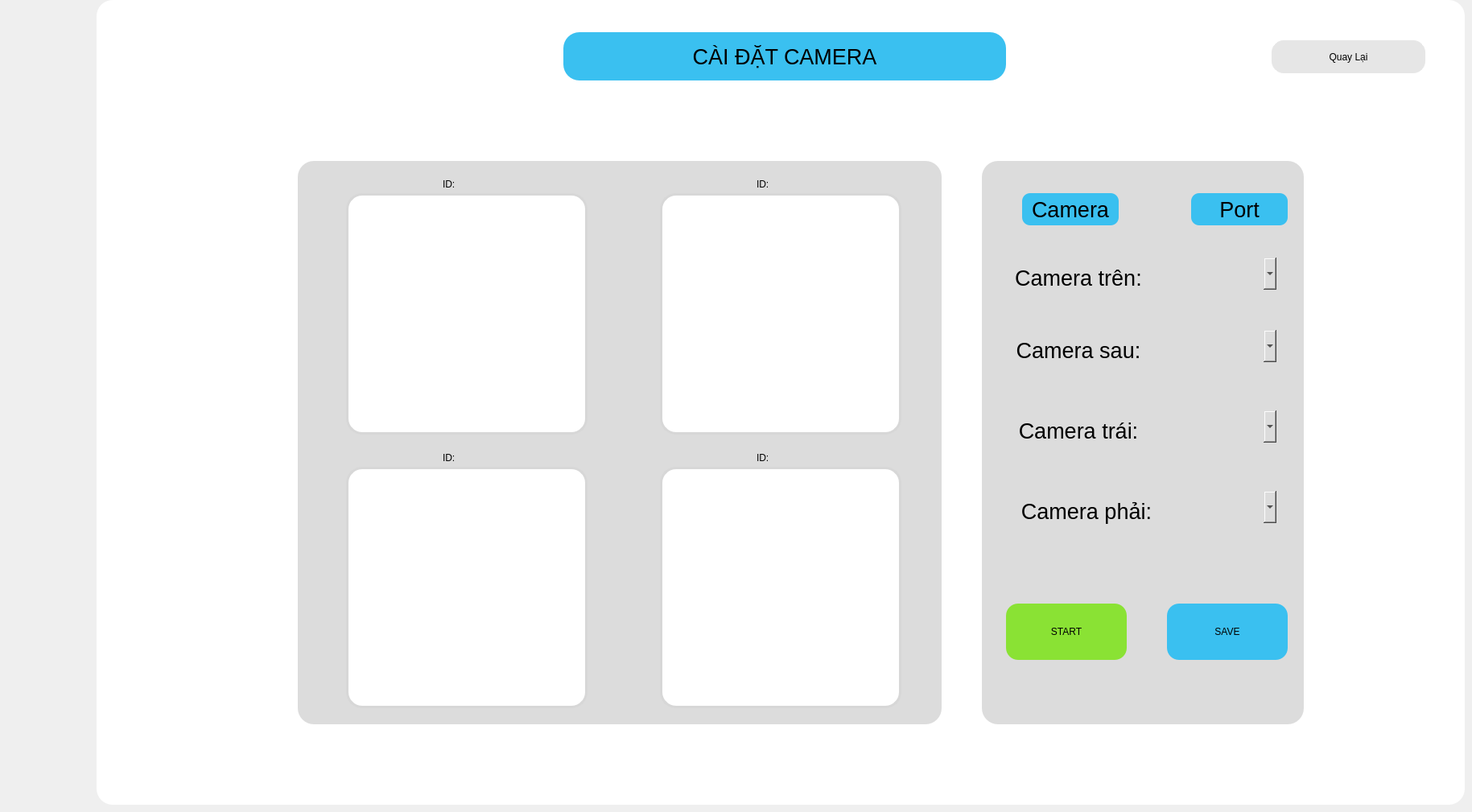
    <widget class="QWidget" name="page_setup_cam">
     <widget class="QFrame" name="frame_7">
      <property name="geometry">
       <rect>
        <x>120</x>
        <y>0</y>
        <width>1700</width>
        <height>1000</height>
       </rect>
      </property>
      <property name="styleSheet">
       <string notr="true">background-color: rgb(255, 255, 255);
  border-radius: 20px;</string>
      </property>
      <property name="frameShape">
       <enum>QFrame::StyledPanel</enum>
      </property>
      <property name="frameShadow">
       <enum>QFrame::Raised</enum>
      </property>
      <widget class="QLabel" name="label_caidat_cam">
       <property name="geometry">
        <rect>
         <x>580</x>
         <y>40</y>
         <width>550</width>
         <height>60</height>
        </rect>
       </property>
       <property name="maximumSize">
        <size>
         <width>800</width>
         <height>200</height>
        </size>
       </property>
       <property name="sizeIncrement">
        <size>
         <width>800</width>
         <height>200</height>
        </size>
       </property>
       <property name="font">
        <font>
         <pointsize>20</pointsize>
         <weight>50</weight>
         <bold>false</bold>
        </font>
       </property>
       <property name="styleSheet">
        <string notr="true">
background-color: rgb(58,192,240);
border-radius: 20px;
</string>
       </property>
       <property name="text">
        <string>CÀI ĐẶT CAMERA</string>
       </property>
       <property name="alignment">
        <set>Qt::AlignCenter</set>
       </property>
      </widget>
      <widget class="QFrame" name="frame_38">
       <property name="geometry">
        <rect>
         <x>250</x>
         <y>200</y>
         <width>800</width>
         <height>700</height>
        </rect>
       </property>
       <property name="styleSheet">
        <string notr="true">background-color: rgb(220, 220, 220);</string>
       </property>
       <property name="frameShape">
        <enum>QFrame::StyledPanel</enum>
       </property>
       <property name="frameShadow">
        <enum>QFrame::Raised</enum>
       </property>
       <widget class="QLabel" name="lable_id_0">
        <property name="geometry">
         <rect>
          <x>180</x>
          <y>20</y>
          <width>120</width>
          <height>17</height>
         </rect>
        </property>
        <property name="styleSheet">
         <string notr="true">
font: 75 14pt &quot;MS Shell Dlg 2&quot;;</string>
        </property>
        <property name="text">
         <string>ID: </string>
        </property>
       </widget>
       <widget class="QLabel" name="lable_id_2">
        <property name="geometry">
         <rect>
          <x>570</x>
          <y>20</y>
          <width>120</width>
          <height>17</height>
         </rect>
        </property>
        <property name="styleSheet">
         <string notr="true">
font: 75 14pt &quot;MS Shell Dlg 2&quot;;</string>
        </property>
        <property name="text">
         <string>ID: </string>
        </property>
       </widget>
       <widget class="QLabel" name="lable_id_4">
        <property name="geometry">
         <rect>
          <x>180</x>
          <y>360</y>
          <width>120</width>
          <height>17</height>
         </rect>
        </property>
        <property name="styleSheet">
         <string notr="true">
font: 75 14pt &quot;MS Shell Dlg 2&quot;;</string>
        </property>
        <property name="text">
         <string>ID: </string>
        </property>
       </widget>
       <widget class="QLabel" name="lable_id_6">
        <property name="geometry">
         <rect>
          <x>570</x>
          <y>360</y>
          <width>120</width>
          <height>17</height>
         </rect>
        </property>
        <property name="styleSheet">
         <string notr="true">
font: 75 14pt &quot;MS Shell Dlg 2&quot;;</string>
        </property>
        <property name="text">
         <string>ID: </string>
        </property>
       </widget>
       <widget class="QLabel" name="chua_camera_0">
        <property name="geometry">
         <rect>
          <x>60</x>
          <y>40</y>
          <width>300</width>
          <height>300</height>
         </rect>
        </property>
        <property name="minimumSize">
         <size>
          <width>200</width>
          <height>200</height>
         </size>
        </property>
        <property name="maximumSize">
         <size>
          <width>900</width>
          <height>900</height>
         </size>
        </property>
        <property name="styleSheet">
         <string notr="true">border: 3px solid rgb(215, 215, 215);
background-color: rgb(255, 255, 255);
</string>
        </property>
        <property name="text">
         <string/>
        </property>
       </widget>
       <widget class="QLabel" name="chua_camera_2">
        <property name="geometry">
         <rect>
          <x>450</x>
          <y>40</y>
          <width>300</width>
          <height>300</height>
         </rect>
        </property>
        <property name="minimumSize">
         <size>
          <width>200</width>
          <height>200</height>
         </size>
        </property>
        <property name="maximumSize">
         <size>
          <width>900</width>
          <height>900</height>
         </size>
        </property>
        <property name="styleSheet">
         <string notr="true">border: 3px solid rgb(215, 215, 215);
background-color: rgb(255, 255, 255);
</string>
        </property>
        <property name="text">
         <string/>
        </property>
       </widget>
       <widget class="QLabel" name="chua_camera_4">
        <property name="geometry">
         <rect>
          <x>60</x>
          <y>380</y>
          <width>300</width>
          <height>300</height>
         </rect>
        </property>
        <property name="minimumSize">
         <size>
          <width>200</width>
          <height>200</height>
         </size>
        </property>
        <property name="maximumSize">
         <size>
          <width>900</width>
          <height>900</height>
         </size>
        </property>
        <property name="styleSheet">
         <string notr="true">border: 3px solid rgb(215, 215, 215);
background-color: rgb(255, 255, 255);
</string>
        </property>
        <property name="text">
         <string/>
        </property>
       </widget>
       <widget class="QLabel" name="chua_camera_6">
        <property name="geometry">
         <rect>
          <x>450</x>
          <y>380</y>
          <width>300</width>
          <height>300</height>
         </rect>
        </property>
        <property name="minimumSize">
         <size>
          <width>200</width>
          <height>200</height>
         </size>
        </property>
        <property name="maximumSize">
         <size>
          <width>900</width>
          <height>900</height>
         </size>
        </property>
        <property name="styleSheet">
         <string notr="true">border: 3px solid rgb(215, 215, 215);
background-color: rgb(255, 255, 255);
</string>
        </property>
        <property name="text">
         <string/>
        </property>
       </widget>
      </widget>
      <widget class="QFrame" name="frame_42">
       <property name="geometry">
        <rect>
         <x>1100</x>
         <y>200</y>
         <width>400</width>
         <height>700</height>
        </rect>
       </property>
       <property name="styleSheet">
        <string notr="true">background-color: rgb(220, 220, 220);</string>
       </property>
       <property name="frameShape">
        <enum>QFrame::StyledPanel</enum>
       </property>
       <property name="frameShadow">
        <enum>QFrame::Raised</enum>
       </property>
       <widget class="QPushButton" name="btn_save_id_camera">
        <property name="geometry">
         <rect>
          <x>230</x>
          <y>550</y>
          <width>150</width>
          <height>70</height>
         </rect>
        </property>
        <property name="styleSheet">
         <string notr="true">QPushButton#btn_save_id_camera{
 
	border-radius: 15px;
	background-color: rgb(58,192,240);
	font: 75 17pt &quot;MS Shell Dlg 2&quot;;
	
}

QPushButton#btn_save_id_camera:pressed{
padding-left :3px;
padding-top :3px;
border-radius: 15px;
font: 75 17pt &quot;MS Shell Dlg 2&quot;;

	background-color: rgb(0, 255, 0);
}
</string>
        </property>
        <property name="text">
         <string>SAVE</string>
        </property>
       </widget>
       <widget class="QPushButton" name="btn_start_setupcamera">
        <property name="geometry">
         <rect>
          <x>30</x>
          <y>550</y>
          <width>150</width>
          <height>70</height>
         </rect>
        </property>
        <property name="styleSheet">
         <string notr="true">QPushButton#btn_start_setupcamera{
 
	border-radius: 15px;
	
	
	background-color: rgb(138, 226, 52);
	font: 75 17pt &quot;MS Shell Dlg 2&quot;;
	
}

QPushButton#btn_start_setupcamera:pressed{
padding-left :3px;
padding-top :3px;
border-radius: 15px;
font: 75 17pt &quot;MS Shell Dlg 2&quot;;

	background-color: rgb(0, 255, 0);
}
</string>
        </property>
        <property name="text">
         <string>START</string>
        </property>
       </widget>
       <widget class="QLabel" name="label_chonchedo_9">
        <property name="geometry">
         <rect>
          <x>20</x>
          <y>310</y>
          <width>200</width>
          <height>50</height>
         </rect>
        </property>
        <property name="maximumSize">
         <size>
          <width>800</width>
          <height>200</height>
         </size>
        </property>
        <property name="sizeIncrement">
         <size>
          <width>800</width>
          <height>200</height>
         </size>
        </property>
        <property name="font">
         <font>
          <pointsize>20</pointsize>
          <weight>50</weight>
          <bold>false</bold>
         </font>
        </property>
        <property name="styleSheet">
         <string notr="true"/>
        </property>
        <property name="text">
         <string>Camera trái:</string>
        </property>
        <property name="alignment">
         <set>Qt::AlignCenter</set>
        </property>
       </widget>
       <widget class="QLabel" name="label_chonchedo_10">
        <property name="geometry">
         <rect>
          <x>20</x>
          <y>120</y>
          <width>200</width>
          <height>50</height>
         </rect>
        </property>
        <property name="maximumSize">
         <size>
          <width>800</width>
          <height>200</height>
         </size>
        </property>
        <property name="sizeIncrement">
         <size>
          <width>800</width>
          <height>200</height>
         </size>
        </property>
        <property name="font">
         <font>
          <pointsize>20</pointsize>
          <weight>50</weight>
          <bold>false</bold>
         </font>
        </property>
        <property name="styleSheet">
         <string notr="true"/>
        </property>
        <property name="text">
         <string>Camera trên:</string>
        </property>
        <property name="alignment">
         <set>Qt::AlignCenter</set>
        </property>
       </widget>
       <widget class="QLabel" name="label_chonchedo_11">
        <property name="geometry">
         <rect>
          <x>20</x>
          <y>210</y>
          <width>200</width>
          <height>50</height>
         </rect>
        </property>
        <property name="maximumSize">
         <size>
          <width>800</width>
          <height>200</height>
         </size>
        </property>
        <property name="sizeIncrement">
         <size>
          <width>800</width>
          <height>200</height>
         </size>
        </property>
        <property name="font">
         <font>
          <pointsize>20</pointsize>
          <weight>50</weight>
          <bold>false</bold>
         </font>
        </property>
        <property name="styleSheet">
         <string notr="true"/>
        </property>
        <property name="text">
         <string>Camera sau:</string>
        </property>
        <property name="alignment">
         <set>Qt::AlignCenter</set>
        </property>
       </widget>
       <widget class="QLabel" name="label_chonchedo_12">
        <property name="geometry">
         <rect>
          <x>30</x>
          <y>410</y>
          <width>200</width>
          <height>50</height>
         </rect>
        </property>
        <property name="maximumSize">
         <size>
          <width>800</width>
          <height>200</height>
         </size>
        </property>
        <property name="sizeIncrement">
         <size>
          <width>800</width>
          <height>200</height>
         </size>
        </property>
        <property name="font">
         <font>
          <pointsize>20</pointsize>
          <weight>50</weight>
          <bold>false</bold>
         </font>
        </property>
        <property name="styleSheet">
         <string notr="true"/>
        </property>
        <property name="text">
         <string>Camera phải:</string>
        </property>
        <property name="alignment">
         <set>Qt::AlignCenter</set>
        </property>
       </widget>
       <widget class="QLabel" name="label_chonchedo_13">
        <property name="geometry">
         <rect>
          <x>50</x>
          <y>40</y>
          <width>120</width>
          <height>40</height>
         </rect>
        </property>
        <property name="maximumSize">
         <size>
          <width>800</width>
          <height>200</height>
         </size>
        </property>
        <property name="sizeIncrement">
         <size>
          <width>800</width>
          <height>200</height>
         </size>
        </property>
        <property name="font">
         <font>
          <pointsize>20</pointsize>
          <weight>50</weight>
          <bold>false</bold>
         </font>
        </property>
        <property name="styleSheet">
         <string notr="true">
background-color: rgb(58,192,240);
border-radius: 10px;</string>
        </property>
        <property name="text">
         <string>Camera</string>
        </property>
        <property name="alignment">
         <set>Qt::AlignCenter</set>
        </property>
       </widget>
       <widget class="QLabel" name="label_chonchedo_14">
        <property name="geometry">
         <rect>
          <x>260</x>
          <y>40</y>
          <width>120</width>
          <height>40</height>
         </rect>
        </property>
        <property name="maximumSize">
         <size>
          <width>800</width>
          <height>200</height>
         </size>
        </property>
        <property name="sizeIncrement">
         <size>
          <width>800</width>
          <height>200</height>
         </size>
        </property>
        <property name="font">
         <font>
          <pointsize>20</pointsize>
          <weight>50</weight>
          <bold>false</bold>
         </font>
        </property>
        <property name="styleSheet">
         <string notr="true">
background-color: rgb(58,192,240);
border-radius: 10px;</string>
        </property>
        <property name="text">
         <string>Port</string>
        </property>
        <property name="alignment">
         <set>Qt::AlignCenter</set>
        </property>
       </widget>
       <widget class="QComboBox" name="combobox_headcame">
        <property name="geometry">
         <rect>
          <x>280</x>
          <y>120</y>
          <width>86</width>
          <height>40</height>
         </rect>
        </property>
       </widget>
       <widget class="QComboBox" name="combobox_back">
        <property name="geometry">
         <rect>
          <x>280</x>
          <y>210</y>
          <width>86</width>
          <height>40</height>
         </rect>
        </property>
       </widget>
       <widget class="QComboBox" name="combobox_front_1">
        <property name="geometry">
         <rect>
          <x>280</x>
          <y>310</y>
          <width>86</width>
          <height>40</height>
         </rect>
        </property>
       </widget>
       <widget class="QComboBox" name="combobox_front_2">
        <property name="geometry">
         <rect>
          <x>280</x>
          <y>410</y>
          <width>86</width>
          <height>40</height>
         </rect>
        </property>
       </widget>
      </widget>
      <widget class="QPushButton" name="bt_back_setup_3">
       <property name="geometry">
        <rect>
         <x>1460</x>
         <y>50</y>
         <width>191</width>
         <height>41</height>
        </rect>
       </property>
       <property name="styleSheet">
        <string notr="true">QPushButton#bt_back_setup_3{
     border-radius: 15px;
	font: 75 23pt &quot;MS Shell Dlg 2&quot;;
	border: 1px solid rgb(230, 230, 230);
background-color: rgb(230, 230, 230);

}
QPushButton#bt_back_setup_3:pressed{
background-color: qlineargradient(spread:pad, x1:0, y1:0, x2:1, y2:0, stop:0 rgba(58, 192, 255, 219), stop:1 rgba(58, 192, 255, 226));

}
QPushButton#bt_back_setup_3:pressed{
padding-left :2px;
padding-top :2px;

	background-color: rgb(58, 192, 255);
}

</string>
       </property>
       <property name="text">
        <string>Quay Lại</string>
       </property>
       <property name="icon">
        <iconset>
         <normaloff>../../../.designer/images/quaylai_xoafont.png</normaloff>../../../.designer/images/quaylai_xoafont.png</iconset>
       </property>
       <property name="iconSize">
        <size>
         <width>60</width>
         <height>60</height>
        </size>
       </property>
      </widget>
     </widget>
    </widget>
